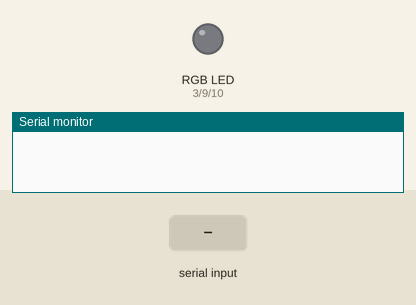
Simulated run of this sketch. Board: Arduino Uno, built with avr-gcc and run on an emulated ATmega328P. On the bench: an RGB LED mixed from three pins (HIGH = lit), the last lines printed to the serial monitor. Inputs (shaded band) come from the test bench. Dim RGB values are drawn brighter than linear.

Above: at 1.2 s.
1.3 s: "90,45,200E" received over Serial
At 1.8 s:
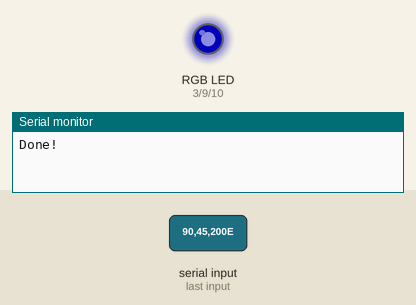
2.8 s: "30,150,10E" received over Serial
At 4.6 s:
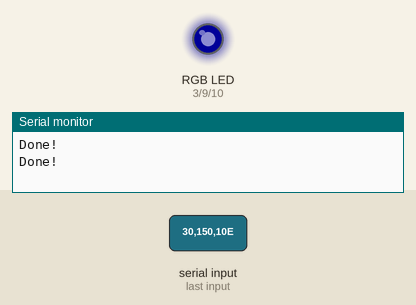
5.3 s: "200E" received over Serial
At 7.2 s:
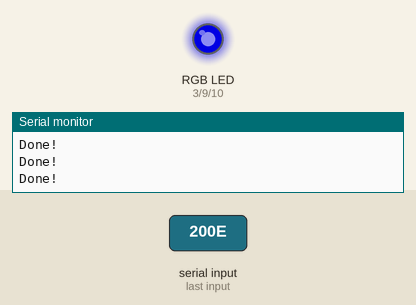
Timing chart, 0 to 8.7 s (numbered marks = the images above; inputs shaded):
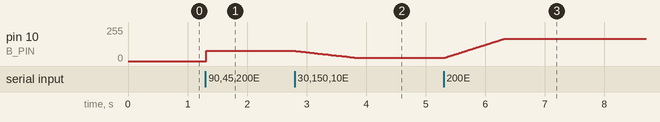

The sketch:

arduino.ino
```cpp
#define R_PIN 3
#define G_PIN 9
#define B_PIN 10
#define R_CALIBRATION_COEFFICIENT 0.3125
#define G_CALIBRATION_COEFFICIENT 0.4347
#define B_CALIBRATION_COEFFICIENT 0.85

struct RGBData
{
  byte red;
  byte green;
  byte blue;
};

String x;
RGBData rgb_data;
RGBData rgb_data_old;
bool first_iter = true;

void setup()
{
  // initialize pinout
  pinMode(R_PIN, OUTPUT);
  pinMode(G_PIN, OUTPUT);
  pinMode(B_PIN, OUTPUT);
  Serial.begin(9600);

  while (!Serial)
    ;
  delay(10);
}

void loop()
{
  if (Serial.available() == 0)
  {
    delay(10);
    return;
  }
  x = Serial.readStringUntil('E');
  if (x.startsWith("H"))
  {
    Serial.print(x + "E");
    return;
  }
  rgb_data = parse_rgbdata_from_string(x);

  if (first_iter)
  {
    first_iter = false;
    memcpy(&rgb_data_old, &rgb_data, sizeof(RGBData));
    set_rgb_value(rgb_data);
    Serial.println("Done!");
    return;
  }

  fade(rgb_data, rgb_data_old, 100);
  memcpy(&rgb_data_old, &rgb_data, sizeof(RGBData));
  delay(100);
  Serial.println("Done!");
}

void fade(const RGBData &new_data, const RGBData &old_data, byte number_of_iterations)
{
  float difference[3];

  difference[0] = (1.0 * ((int)new_data.red - (int)old_data.red)) / (int)number_of_iterations;
  difference[1] = (1.0 * ((int)new_data.green - (int)old_data.green)) / (int)number_of_iterations;
  difference[2] = (1.0 * ((int)new_data.blue - (int)old_data.blue)) / (int)number_of_iterations;

  for (byte i = 0; i < number_of_iterations; i++)
  {
    RGBData faded = {
        old_data.red + floor(i * difference[0]),
        old_data.green + floor(i * difference[1]),
        old_data.blue + floor(i * difference[2]),
    };
    set_rgb_value(faded);
    delay(10);
  }
}

void set_rgb_value(const RGBData &data)
{
  analogWrite(R_PIN, floor(data.red * R_CALIBRATION_COEFFICIENT));
  analogWrite(G_PIN, floor(data.green * G_CALIBRATION_COEFFICIENT));
  analogWrite(B_PIN, floor(data.blue * B_CALIBRATION_COEFFICIENT));
}

RGBData parse_rgbdata_from_string(const String &data)
{
  RGBData temp;
  temp.red = (byte)(x.substring(x.indexOf('r') + 1, x.indexOf('g') + 1).toInt());
  temp.green = (byte)x.substring(x.indexOf('g') + 1, x.indexOf('b') + 1).toInt();
  temp.blue = (byte)x.substring(x.indexOf('b') + 1, x.indexOf('E')).toInt();
  return temp;
}
```

Measured:
- after the input at 1.3 s, pin 10 (B_PIN): 0/255 → 76/255 at once
- after the input at 2.8 s, pin 10 (B_PIN): moves from 76/255 to 25/255 over 1.0 s, starting at once
- after the input at 5.3 s, pin 10 (B_PIN): moves from 25/255 to 168/255 over 1.0 s, starting at once
